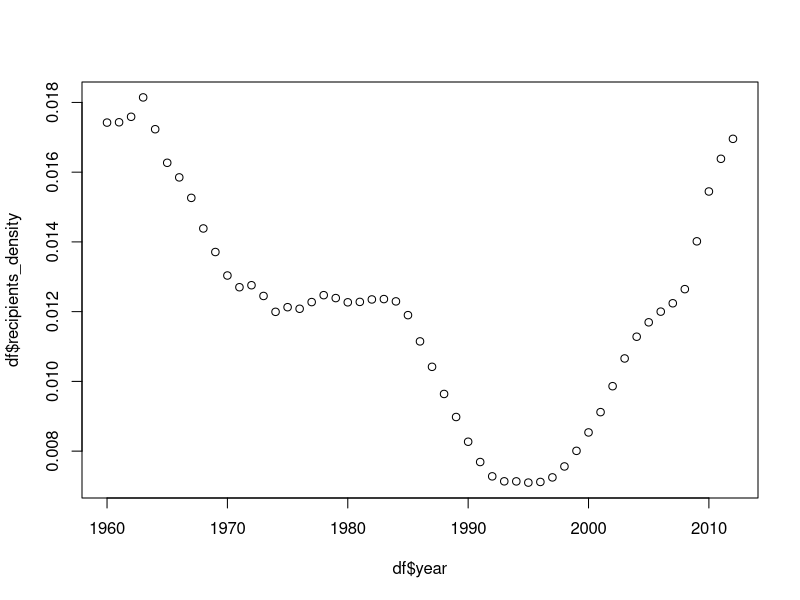
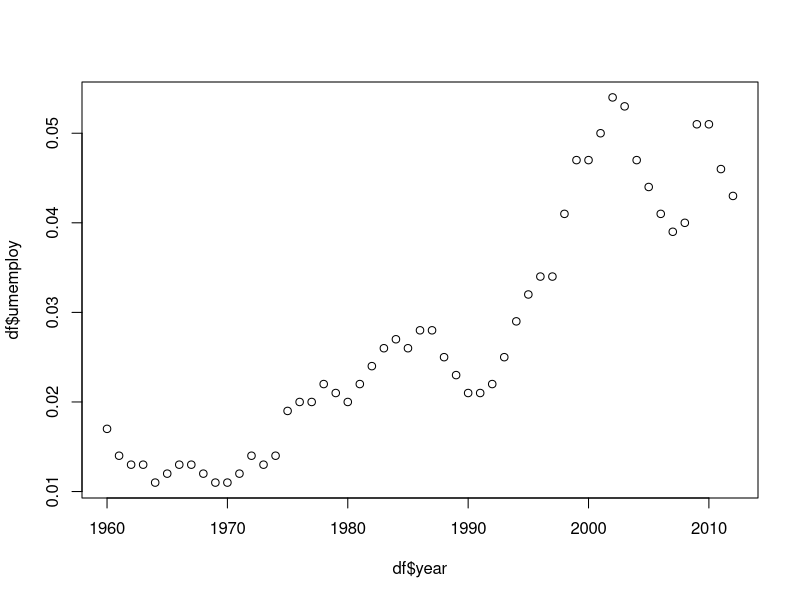
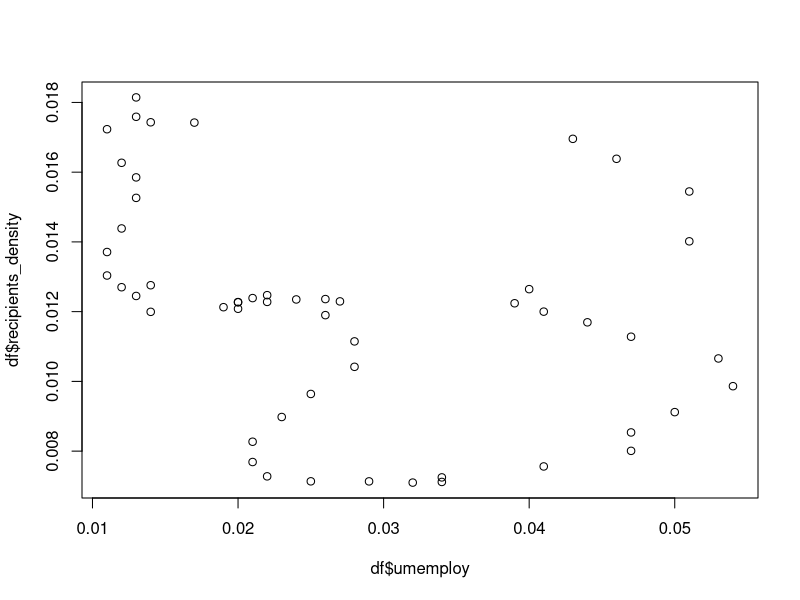
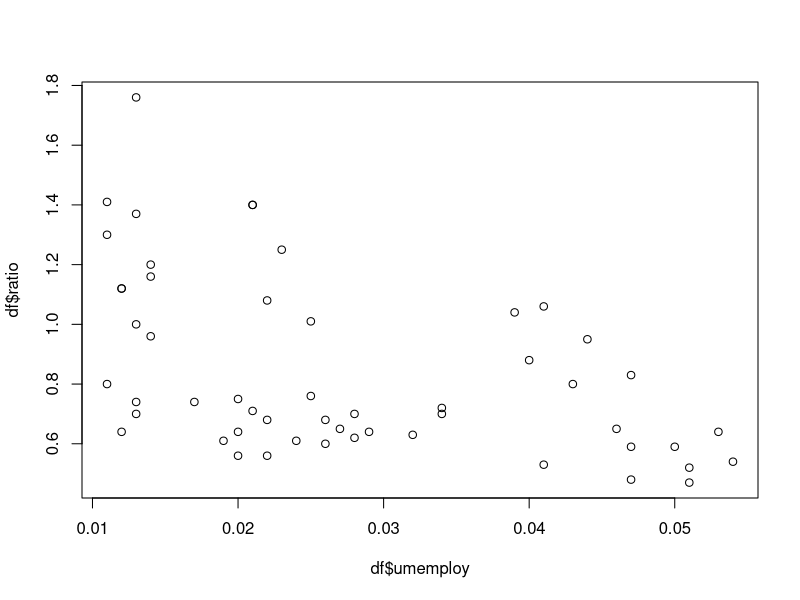
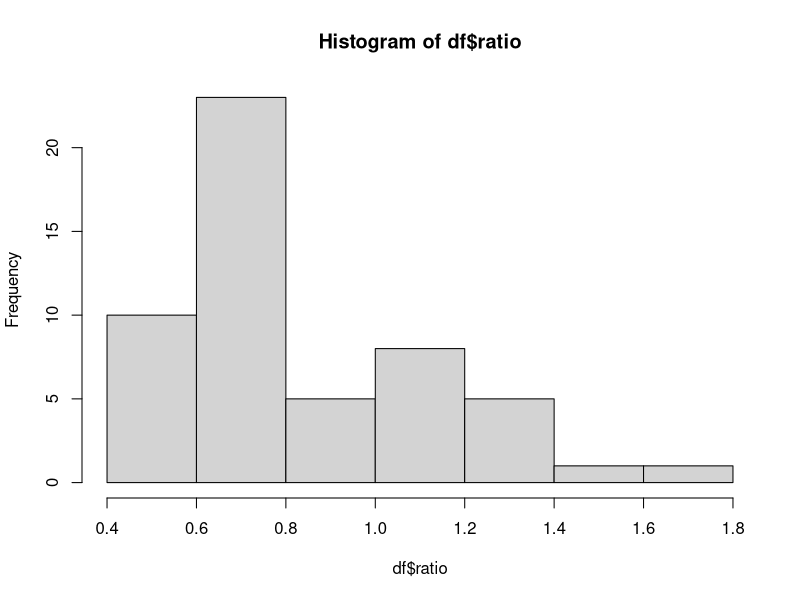

Write the R code that produced these figures, in order.
library(tidyverse)

df <- read_csv("recipients/recipients.csv") %>% 
  dplyr::select(year, umemploy, recipients, population, ratio) %>% 
  mutate(recipients_density = recipients / population)

plot(df$year, df$recipients_density)
plot(df$year, df$umemploy)
plot(df$umemploy, df$recipients_density)
plot(df$umemploy, df$ratio)

hist(df$ratio)
summary(df$ratio)

df %>% glimpse()
